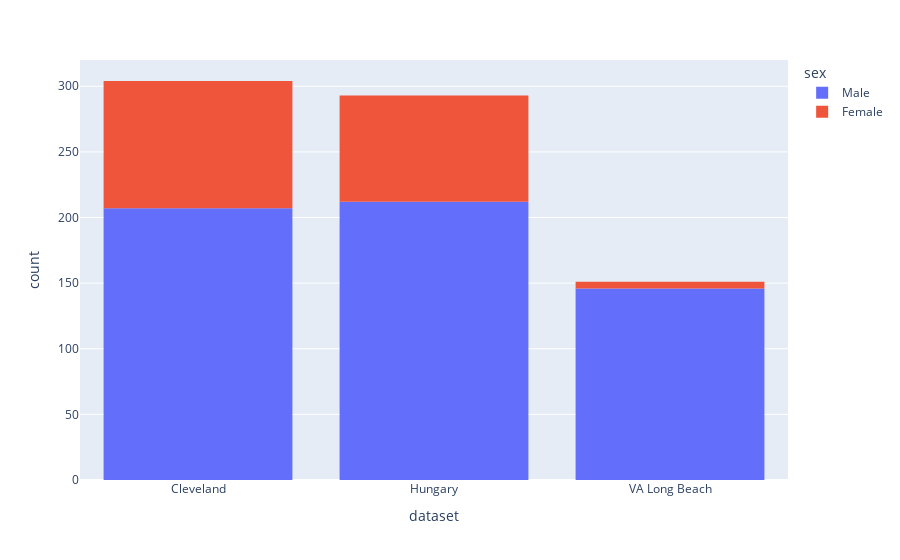

The notebook cell saved with this chart:
### Code cell
#plot dataset using plotly hue sex
fig = px.histogram(df, x='dataset', color='sex')
fig.show()

### Figure 1 — Plotly figure (JSON) as saved in the notebook; plotly's stock layout.template omitted (floating-point values rounded to 4 significant figures; data arrays with more than 128 entries replaced by an {"elided": "..."} marker saying what was removed)
{"data": [{"alignmentgroup": "True", "bingroup": "x", "hovertemplate": "sex=Male<br>dataset=%{x}<br>count=%{y}<extra></extra>", "legendgroup": "Male", "marker": {"color": "#636efa", "pattern": {"shape": ""}}, "name": "Male", "offsetgroup": "Male", "orientation": "v", "showlegend": true, "type": "histogram", "x": {"elided": "565 str values"}, "xaxis": "x", "yaxis": "y"}, {"alignmentgroup": "True", "bingroup": "x", "hovertemplate": "sex=Female<br>dataset=%{x}<br>count=%{y}<extra></extra>", "legendgroup": "Female", "marker": {"color": "#EF553B", "pattern": {"shape": ""}}, "name": "Female", "offsetgroup": "Female", "orientation": "v", "showlegend": true, "type": "histogram", "x": {"elided": "183 str values"}, "xaxis": "x", "yaxis": "y"}], "layout": {"barmode": "relative", "legend": {"title": {"text": "sex"}, "tracegroupgap": 0}, "margin": {"t": 60}, "xaxis": {"anchor": "y", "domain": [0, 1], "title": {"text": "dataset"}}, "yaxis": {"anchor": "x", "domain": [0, 1], "title": {"text": "count"}}}}
